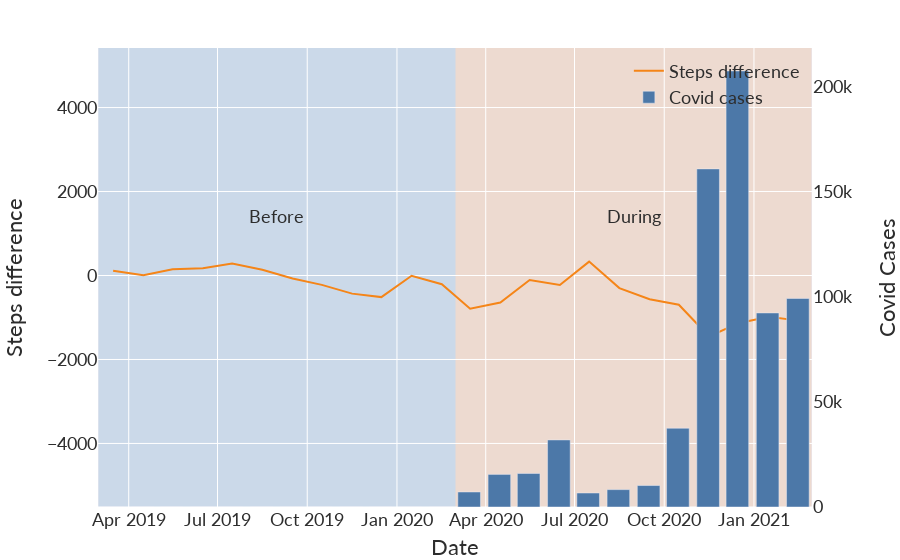

Write notebook code for a chart like this one.
### Code cell
steps = go.Line(x=months_diff['month'], y=months_diff['diff'], name="Steps difference", mode="lines", line=dict(color=px.colors.qualitative.T10[1]))
cases = go.Bar(x=covid_cases['date'], y=covid_cases['cases'], name="Covid cases", yaxis='y2', marker_color=px.colors.qualitative.T10[0])


layout = go.Layout(xaxis=dict(title="Date"),
                   yaxis=dict(title='Steps difference', scaleanchor="y2", scaleratio=20),
                   yaxis2=dict(title='Covid Cases',
                               overlaying='y',
                               showgrid=False,
                               side='right'))

fig = go.Figure(data=[steps, cases], layout=layout)
annotate_before_after(fig)
style_plot(fig)
fig.show()

### Figure 1 — Plotly figure (JSON) as saved in the notebook; plotly's stock layout.template omitted (floating-point values rounded to 4 significant figures)
{"data": [{"line": {"color": "#F58518"}, "mode": "lines", "name": "Steps difference", "type": "scatter", "x": ["2019-03-16", "2019-04-16", "2019-05-16", "2019-06-16", "2019-07-16", "2019-08-16", "2019-09-16", "2019-10-16", "2019-11-16", "2019-12-16", "2020-01-16", "2020-02-16", "2020-03-16", "2020-04-16", "2020-05-16", "2020-06-16", "2020-07-16", "2020-08-16", "2020-09-16", "2020-10-16", "2020-11-16", "2020-12-16", "2021-01-16", "2021-02-16"], "y": [113.8, 6.368, 147.9, 175.6, 284.9, 138.5, -71.74, -222.6, -432.2, -514.2, -6.368, -206.7, -791.8, -642.1, -108.1, -227.0, 331.0, -299.9, -566.9, -697.0, -1453.0, -1135.0, -985.5, -1075.0]}, {"marker": {"color": "#4C78A8"}, "name": "Covid cases", "type": "bar", "x": ["2019-03-15T00:00:00", "2019-04-15T00:00:00", "2019-05-15T00:00:00", "2019-06-15T00:00:00", "2019-07-15T00:00:00", "2019-08-15T00:00:00", "2019-09-15T00:00:00", "2019-10-15T00:00:00", "2019-11-15T00:00:00", "2019-12-15T00:00:00", "2020-01-15T00:00:00", "2020-02-15T00:00:00", "2020-03-15T00:00:00", "2020-04-15T00:00:00", "2020-05-15T00:00:00", "2020-06-15T00:00:00", "2020-07-15T00:00:00", "2020-08-15T00:00:00", "2020-09-15T00:00:00", "2020-10-15T00:00:00", "2020-11-15T00:00:00", "2020-12-15T00:00:00", "2021-01-15T00:00:00", "2021-02-15T00:00:00"], "y": [0, 0, 0, 0, 0, 0, 0, 0, 0, 0, 0, 14, 7159, 15527, 15961, 31951, 6673, 8285, 10233, 37527, 161065, 207718, 92437, 99336], "yaxis": "y2"}], "layout": {"annotations": [{"showarrow": false, "text": "Before", "x": "2019-08-31T00:00:00", "y": 1425}, {"showarrow": false, "text": "During", "x": "2020-08-30T12:00:00", "y": 1425}], "autosize": true, "font": {"color": "#2D2D2D", "family": "Lato, sans-serif", "size": 18}, "legend": {"bgcolor": "rgba(255,255,255, 0.0)", "title": {"text": ""}, "x": 0.99, "xanchor": "right", "y": 0.99, "yanchor": "top"}, "margin": {"b": 32, "l": 0, "r": 0, "t": 48}, "shapes": [{"fillcolor": "#1F77B4", "layer": "below", "line": {"width": 0}, "opacity": 0.15, "type": "rect", "x0": "2019-03-01T00:00:00", "x1": "2020-03-01T00:00:00", "xref": "x", "y0": 0, "y1": 1, "yref": "y domain"}, {"fillcolor": "#FF7F0E", "layer": "below", "line": {"width": 0}, "opacity": 0.15, "type": "rect", "x0": "2020-03-01T00:00:00", "x1": "2021-03-01T00:00:00", "xref": "x", "y0": 0, "y1": 1, "yref": "y domain"}], "title": {"font": {"size": 24}}, "xaxis": {"autorange": true, "range": ["2019-02-28 12:00", "2021-03-01 12:00"], "tickfont": {"size": 18}, "tickformat": "%b %Y", "title": {"text": "Date"}, "type": "date"}, "yaxis": {"autorange": true, "domain": [0, 1], "range": [-5509.0, 5423.0], "scaleanchor": "y2", "scaleratio": 20, "tickfont": {"size": 18}, "title": {"standoff": 32, "text": "Steps difference"}, "type": "linear"}, "yaxis2": {"autorange": true, "domain": [0, 1], "overlaying": "y", "range": [0, 218700.0], "showgrid": false, "side": "right", "title": {"standoff": 32, "text": "Covid Cases"}, "type": "linear"}}}
